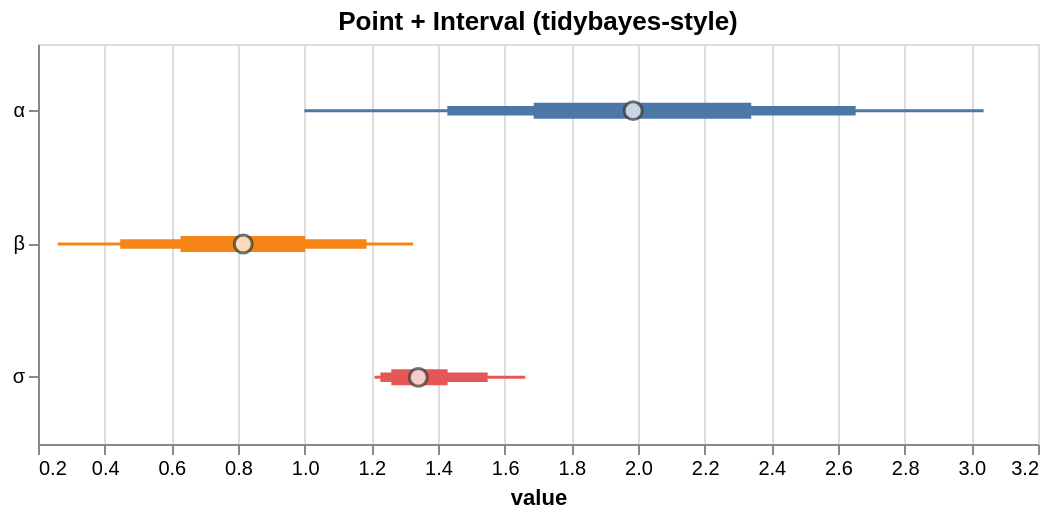

Here is the Vega-Lite specification saved for this chart:
### Vega-Lite specification from a JSON file in a GitHub repository (floating-point values rounded to 4 significant figures)
{"$schema": "https://vega.github.io/schema/vega-lite/v5.json", "config": {"axis": {"labelLimit": 0}, "header": {"labelLimit": 0}, "legend": {"labelLimit": 0}}, "data": {"values": [{"__point__": 1.341, "hi_0_5_": 1.429, "hi_0_8_": 1.549, "hi_0_95_": 1.662, "lo_0_5_": 1.26, "lo_0_8_": 1.227, "lo_0_95_": 1.21, "parameter": "σ"}, {"__point__": 1.986, "hi_0_5_": 2.34, "hi_0_8_": 2.653, "hi_0_95_": 3.037, "lo_0_5_": 1.687, "lo_0_8_": 1.428, "lo_0_95_": 0.9992, "parameter": "α"}, {"__point__": 0.8157, "hi_0_5_": 1.002, "hi_0_8_": 1.186, "hi_0_95_": 1.325, "lo_0_5_": 0.6274, "lo_0_8_": 0.4467, "lo_0_95_": 0.259, "parameter": "β"}]}, "height": 200, "layer": [{"encoding": {"color": {"field": "parameter", "legend": null, "type": "nominal"}, "tooltip": [{"field": "__point__", "title": "value (estimate)", "type": "quantitative"}, {"field": "parameter", "type": "nominal"}, {"field": "lo_0_95_", "title": "95% lo", "type": "quantitative"}, {"field": "hi_0_95_", "title": "95% hi", "type": "quantitative"}], "x": {"field": "lo_0_95_", "scale": {"zero": false}, "title": "value", "type": "quantitative"}, "x2": {"field": "hi_0_95_"}, "y": {"axis": {"title": null}, "field": "parameter", "type": "nominal"}}, "mark": {"strokeWidth": 1.5, "type": "rule"}, "params": [{"bind": "scales", "name": "grid", "select": {"encodings": ["x"], "type": "interval"}}]}, {"encoding": {"color": {"field": "parameter", "legend": null, "type": "nominal"}, "tooltip": [{"field": "__point__", "title": "value (estimate)", "type": "quantitative"}, {"field": "parameter", "type": "nominal"}, {"field": "lo_0_95_", "title": "95% lo", "type": "quantitative"}, {"field": "hi_0_95_", "title": "95% hi", "type": "quantitative"}], "x": {"field": "lo_0_8_", "scale": {"zero": false}, "title": "value", "type": "quantitative"}, "x2": {"field": "hi_0_8_"}, "y": {"axis": {"title": null}, "field": "parameter", "type": "nominal"}}, "mark": {"strokeWidth": 4.75, "type": "rule"}}, {"encoding": {"color": {"field": "parameter", "legend": null, "type": "nominal"}, "tooltip": [{"field": "__point__", "title": "value (estimate)", "type": "quantitative"}, {"field": "parameter", "type": "nominal"}, {"field": "lo_0_95_", "title": "95% lo", "type": "quantitative"}, {"field": "hi_0_95_", "title": "95% hi", "type": "quantitative"}], "x": {"field": "lo_0_5_", "scale": {"zero": false}, "title": "value", "type": "quantitative"}, "x2": {"field": "hi_0_5_"}, "y": {"axis": {"title": null}, "field": "parameter", "type": "nominal"}}, "mark": {"strokeWidth": 8.0, "type": "rule"}}, {"encoding": {"tooltip": [{"field": "__point__", "title": "value (estimate)", "type": "quantitative"}, {"field": "parameter", "type": "nominal"}, {"field": "lo_0_95_", "title": "95% lo", "type": "quantitative"}, {"field": "hi_0_95_", "title": "95% hi", "type": "quantitative"}], "x": {"field": "__point__", "scale": {"zero": false}, "type": "quantitative"}, "y": {"field": "parameter", "type": "nominal"}}, "mark": {"color": "white", "filled": true, "size": 80, "stroke": "#333", "strokeWidth": 1.5, "type": "point"}}], "title": "Point + Interval (tidybayes-style)", "width": 500}
